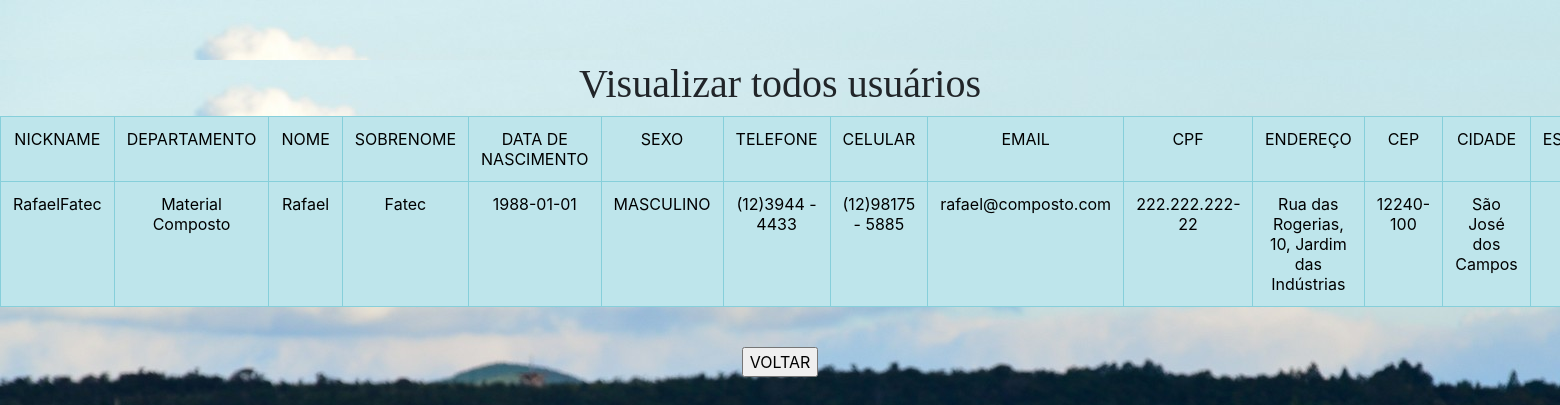
The page /usuarios/atualizar/atualizar_usuarios_por_todos.php (signed in) on the database its author committed.
### tables this page shows
CREATE TABLE `usuarios` (
  `codigo` int(11) NOT NULL,
  `nome` varchar(50) NOT NULL,
  `sobrenome` varchar(50) NOT NULL,
  `nascimento` date NOT NULL,
  `sexo` varchar(10) NOT NULL,
  `telefone` varchar(10) NOT NULL,
  `celular` varchar(11) NOT NULL,
  `cpf` varchar(15) NOT NULL,
  `codigo_login` int(11) NOT NULL,
  `codigo_departamento` int(11) NOT NULL,
  `rua` varchar(100) NOT NULL,
  `numero` int(11) NOT NULL,
  `bairro` varchar(50) NOT NULL,
  `cep` int(11) NOT NULL,
  `cidade` varchar(100) NOT NULL,
  `estado` varchar(2) NOT NULL
);

CREATE TABLE `departamentos` (
  `codigo` int(11) NOT NULL,
  `nome` varchar(100) NOT NULL
);

### connect.php (called while the page is built, shortened)
<?php
     $table_logins = "logins";
     $table_usuarios = "usuarios";
     $table_departamentos = "departamentos";
?>

### usuarios/atualizar/atualizar_usuarios_por_todos.php (the view, shortened to what this page needs)
<?php
     $system_control = $_SESSION["system_control"];
     $status = $_SESSION["status"];
	 $cod_log = $_SESSION["codigo"];
     if(!(($system_control == 1)&&($status == 2)))
     {
?>
          <script>
               alert("Acesso Inválido");
               history.go(-1);
          </script>
<?php
     }
     else
     {
     function mask($val, $mask)
{
 $maskared = '';
 $k = 0;
 for($i = 0; $i<=strlen($mask)-1; $i++)
 {
 if($mask[$i] == '#')
 {
 if(isset($val[$k]))
 $maskared .= $val[$k++];
 }
 else
 {
 if(isset($mask[$i]))
 $maskared .= $mask[$i];
 }
 }
 return $maskared;
}
?>
          <html>
               <head>
          <link rel="stylesheet" href="../css/bootstrap.css">
          <link rel="stylesheet" href="../fonts/ionicons.min.css">
          <link rel="stylesheet" href="../css/styles.min.css">
               </head>
          <body>
			   <center><h1> Visualizar todos usuários</h1></center>
               <table border="1" align="center" class="table table-bordered table-info">
               <tr>
                    <td align="center"><font color="black">NICKNAME</td>
					<td align="center"><font color="black">DEPARTAMENTO</td>
					<td align="center"><font color="black">NOME</td>
					<td align="center"><font color="black">SOBRENOME</td>
					<td align="center"><font color="black">DATA DE NASCIMENTO</td>
					<td align="center"><font color="black">SEXO</td>
					<td align="center"><font color="black">TELEFONE</td>
					<td align="center"><font color="black">CELULAR</td>
					<td align="center"><font color="black">EMAIL</td>
					<td align="center"><font color="black">CPF</td>
					<td align="center"><font color="black">ENDEREÇO</td>
					<td align="center"><font color="black">CEP</td>
					<td align="center"><font color="black">CIDADE</td>
					<td align="center"><font color="black">ESTADO</td>
               </tr>
<?php
                    require("../../connect.php");
					$consulta_usuario = mysqli_query($link, "SELECT * FROM $table_usuarios WHERE codigo_login = '$cod_log'");
					$resultado_consulta_usuario = mysqli_fetch_array($consulta_usuario);
					$cod_dep = $resultado_consulta_usuario['codigo_departamento'];
                    $consultar_usuarios = mysqli_query($link, "SELECT * FROM $table_usuarios WHERE codigo_departamento = '$cod_dep' ORDER BY nome");
                    $quant_usuarios = mysqli_num_rows($consultar_usuarios);
                    for($i = 1;$i<=$quant_usuarios;$i++)
                    {
                         $vetor_usuarios = mysqli_fetch_array($consultar_usuarios);
                         $codigo_login = $vetor_usuarios['codigo_login'];
						 $codigo_departamento = $vetor_usuarios['codigo_departamento'];
                         $consultar_nickname = mysqli_query($link, "SELECT * FROM $table_logins WHERE codigo = '$codigo_login'");
                         $vetor_logins = mysqli_fetch_array($consultar_nickname);
                         $cpf = $vetor_usuarios['cpf'];
						 $consultar_departamento = mysqli_query($link, "SELECT * FROM $table_departamentos WHERE codigo = '$codigo_departamento'");
						 $vetor_departamentos = mysqli_fetch_array($consultar_departamento);
						 $nome_departamento = $vetor_departamentos['nome'];
?>
               <tr>
                    <td align="center"><font color="black"><?php print($vetor_logins['nickname']);?></td>
					<td align="center"><font color="black"><?php print($nome_departamento);?></td>
					<td align="center"><font color="black"><?php print($vetor_usuarios['nome']);?></td>
					<td align="center"><font color="black"><?php print($vetor_usuarios['sobrenome']);?></td>
					<td align="center"><font color="black"><?php print($vetor_usuarios['nascimento']);?></td>
					<td align="center"><font color="black"><?php print($vetor_usuarios['sexo']);?></td>
					<td align="center"><font color="black"><?php echo mask($vetor_usuarios['telefone'],'(##)#### - ####');?></td>
					<td align="center"><font color="black"><?php echo mask($vetor_usuarios['celular'],'(##)##### - ####');?></td>
					<td align="center"><font color="black"><?php print($vetor_logins['email']);?></td>
					<td align="center"><font color="black"><?php echo mask($cpf,'###.###.###-##');?></td>
					<td align="center"><font color="black"><?php print($vetor_usuarios['rua']); ?>, <?php print($vetor_usuarios['numero']); ?>, <?php print($vetor_usuarios['bairro']);?></td>
					<td align="center"><font color="black"><?php echo mask($vetor_usuarios['cep'],'#####-###'); ?></td>
                    <td align="center"><font color="black"><?php print($vetor_usuarios['cidade']); ?></td>
					<td align="center"><font color="black"><?php print($vetor_usuarios['estado']); ?></td>
               </tr>
<?php
                    }
?>
               </table><br>
               <center><a href="atualizar_usuarios.php"><input type="button" name="botao" value="VOLTAR"></a></center>
<?php
     }
?>

### rows shown on the page
usuarios: logins.nickname "RafaelFatec", departamentos.nome "Material Composto", nome "Rafael", sobrenome "Fatec", nascimento "1988-01-01", sexo "MASCULINO", telefone "(12)3944 - 4433", celular "(12)98175 - 5885", logins.email "rafael@composto.com", cpf "222.222.222-22", rua "Rua das Rogerias", numero "10", bairro "Jardim das Indústrias", cep "12240-100", cidade "São José dos Campos"
